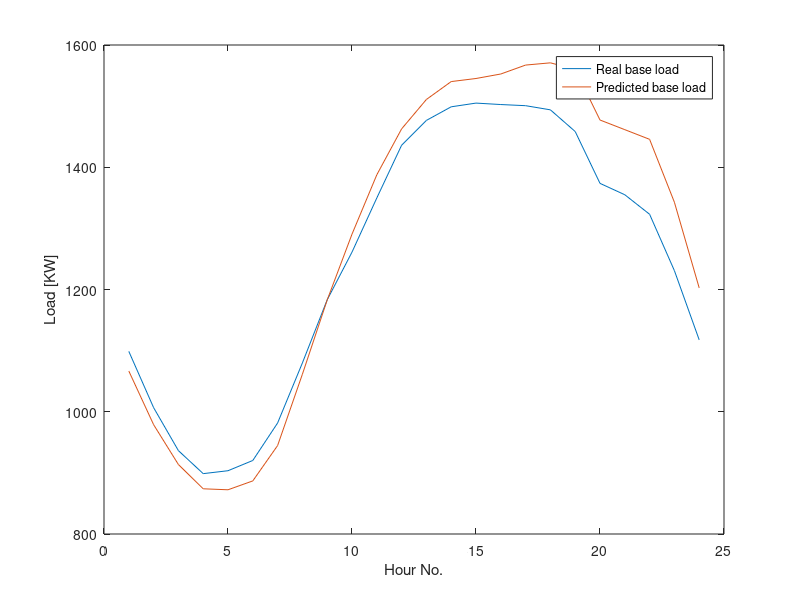

MATLAB code for this plot: (Note: this script raises an error after producing the figure.)
close all;
clc;
clear;


%%%%%%%%%%%%%%%%%%%%%%%%%%%%%%%%%% 1-the parameters %%%%%%%%%%%%%%%%%%%%%%%%%%%%%%%%%%

%%%%%%% 1-BASE_LOAD %%%%%%%%%

% the base load vector for Toronto (data: Toronto 21/08/2009, temperature avg/max/min=22/25/20, unit=KW)
L_b=[
1648181.19
1510114.92
1404600.51
1348140.62
1355294.53
1380434.41
1472398.73
1619859.88
1774726.71
1891739.09
2024589.36
2154006.65
2214969.44
2248348.3
2257444.05
2253898.58
2251095.52
2240891.11
2187658.11
2060455.55
2032531.95
1984614.47
1846244.76
1676395.15];

% predicted base load (mean relative error =0.089)
P_L_b1=[
1737223.863
1603267.075
1501043.33
1434323.708
1427034.265
1445808.13
1535646.84
1703557
1878913.403
2041190.428
2189203.243
2300813.958
2376838.56
2431838.998
2456820.033
2472628.88
2497750.498
2502256.753
2487853.418
2333072.535
2313458.498
2278059.543
2121749.573
1908084.005];


% predicted base load (mean relative error =0.0414)
P_L_b2=[
1599948.91
1468345.518
1370502.199
1310946.046
1308525.559
1330298.288
1417044.254
1592177.276
1774327.31
1935791.394
2081450.673
2194127.508
2266347.528
2310264.895
2317806.969
2328853.886
2350763.395
2356239.943
2340220.599
2215920.234
2192252.838
2168526.739
2014122.374
1803843.804];

% second time predicted base load (better prediction)(mean relative error =0.0234)
P_L_b3=[
1648037.519
1458944.669
1366366.043
1310276.476
1309105.99
1329282.055
1411672.493
1587762.671
1728429.463
1888917.875
2032770.183
2133804.711
2199858.463
2240117.111
2241852.165
2245048.574
2259487.69
2260142.395
2243557.341
2145562.018
2122157.145
2104126.554
1948760.596
1740961.875];

% choose which forecased load is used
P_L_b=P_L_b2;

% the base load for a micogrid  (scale the base load values)
Scale_factor=1/1500;
L_b_mic=L_b*Scale_factor;  % the base load
P_L_b_mic=P_L_b*Scale_factor;  % the predicted base load

%%%%%%% 2-TIME_INTERVAL %%%%%%%%%
tau=1; % in hours (the lengh of charging interval)
num_slot=length(L_b_mic); % number of charging intervals

%%%%%%% 3-PRICE_MODEL %%%%%%%%%
% alfa=1.0;
% theta=1;
omega=1.2*max(L_b_mic);
k_0=0.0001;
k_1=0.00012;
k_2=0;
% the life reduction cost
beta=0;

% the constant multiplication
% k_con=alfa/(omega^theta*(theta+1));

% the basic price :  
price_basic=zeros(num_slot,1); % the price based on basic load
for i=1:num_slot
   price_basic(i)=k_0+k_1* L_b_mic(i);
end
fprintf('The price, min price=%g, max price=%g.\n',min(price_basic), max(price_basic));

%%%%%%% 4-BATTERY & CHARGING %%%%%%%%%
Cap_battery_org=16; % in KWh (% EV battery capacity)
gamma=0.9; % the percentage of battery when charging is completed
Cap_battery=gamma*Cap_battery_org;
P_max=5; % in KW (% the max charging rate)

%%%%%%% 5- CHG and V2G %%%%%%%%%
num_EV=200; % number of EVs
P_Chg=0; % the percentage of EVs that charge the battery only
num_CHG_EV=round(P_Chg*num_EV);  % the CHG EVs will be in the front part of the EV info matrix. (% number of CHG EVs)
num_V2G_EV=num_EV-num_CHG_EV; % number of V2G EVs
%%%%%%%%%%%%%%%%%%%%%%%%%%%%%%%%%%%%%%%%%%%%%%%%%%%%%%%%%%%%%%%%%%%%%%%%%%%%%%%%%%%%%%%%



%%%%%%%%%%%%%%%%%%%%%%%%%%%%%%%%%%  2-load EVs Data + Solar data %%%%%%%%%%%%%%%%%%%%%%%%%%%%%%%%%%
load dataset/EV_info.txt;
load dataset/Solar.txt;

%%%%% EV-DATA %%%%%
EV_info=EV_info(1:num_EV,:);  % keep only the num_Ev rows
F=zeros(num_EV, num_slot); % Create charging interval-matrix (F) 
for i=1:num_EV
    for j=EV_info(i,1):EV_info(i,2)
        F(i,j)=1;
    end
end
F1=reshape(F',1,[]);

%%%%% SOLAR-DATA %%%%%
cost_panel_for_msquare = 30;   % cost panel area for m^2
solar_raw = Solar;        
clear solar;              
num_groups = size(solar_raw, 1);
Solar = struct();
for g = 1:num_groups
    Solar(g).group_id   = solar_raw(g, 1); % Group_id
    Solar(g).efficiency = solar_raw(g, 2); % efficiency
    Solar(g).panel_area = solar_raw(g, 3); % Panel_area
    Solar(g).I_solar = solar_raw(g, 4:end); % Irradiance values (24 hours)
    Solar(g).P_pv_available = Solar(g).efficiency * Solar(g).panel_area .* Solar(g).I_solar / 1000;  % Convert irradiance → PV max power (kW)
end



% the EV charging pattern
%************************************************
% 30% of the EVs connect to charging stations before interval 1, and others uniformly distributed 
%************************************************
% % % % EV info matrix: 1) arrival, 2) departure time, 3) initial energy, 4)
% % % % charging period, 5) min charging time 
% 
% EV_info=zeros(num_EV,3);
% % percentage of EVS connected to station before interval 1
% Per_EV=0.1;
% % other EVs arrival times are uniformly distributed between [1, 20]
% for i=1:num_EV
%     temp_00=rand;
%     if temp_00<=Per_EV
%         T_arrival(i,1)=1;
%     else
%         T_arrival(i,1)=round(1 + (20-1).*rand);
%     end
% end
% 
% % the charging periods are uniformly distributed between [4, 12] hours
% T_charging= round(4 + (12-4).*rand(num_EV,1));
% T_charging=-1*sort(-1*T_charging);
% 
% % the departure time
% for i=1:num_EV
%     T_departure(i,1)=min(24, T_arrival(i,1)+T_charging(i,1));
% end
% % the initial energy is uniformly distributed between [0 0.8] of battery capacity
% Ini_percentage=0+ (0.8-0).*rand(num_EV,1);
% % fill the EV_info
% EV_info(:,1)=T_arrival;
% EV_info(:,2)=T_departure;
% EV_info(:,3)=Cap_battery_org*Ini_percentage;
% 
% for i=1:num_EV
%     EV_info(i,4)=EV_info(i,2)-EV_info(i,1)+1; % charging period
%     EV_info(i,5)=EV_info(i,3)/P_max; % min charging time
%     if EV_info(i,4) < EV_info(i,5)
%         fprintf('EV %g charging time is not valis.\n',i);
%     end
% end
% 
% % save and load EV_info
% save EV_info.txt EV_info -ascii;





%%%%%%%%%%%%%%%%%%%%%%%%%%%%%%%%%% 3-Global optimal scheme for V2G using CVX tool %%%%%%%%%%%%%%%%%%%%%%%%%%%%%%%%%%
% plot the base load
xx_1=1:num_slot;
figure;
yy_1(:,1)=L_b_mic;
yy_1(:,2)=P_L_b_mic;
plot(xx_1,yy_1);
ylabel('Load [KW]');
xlabel('Hour No.');
legend('Real base load','Predicted base load','Location','Best');


%%%%%%%% 1-the equality constraint: Ax=b
% optimization variables x=[z1, z2, ..., z_24, x11, x12, ...., x_100,24]',a colum vextor
num_OptVar=1*num_slot+num_slot*num_EV;
b_a=L_b_mic; % the matrix for the first equality constraint
A1_a=zeros(num_slot, num_OptVar-1*num_slot);
A1=[eye(num_slot) A1_a];

A2_a=zeros(num_slot, num_OptVar-1*num_slot);
s_temp=0;
for i=1:num_slot
    for j=1:num_EV
        A2_a(i, (j-1)*num_slot+i)=F(j,i);
        % fprintf('Assign F(%g,%g)=%g, to A2_a(%g, %g).\n',j,i,F(j,i),i,(j-1)*num_slot+1);
        s_temp=s_temp+F(j,i);
    end
end
A2_b=zeros(num_slot, num_slot);
A2=[A2_b A2_a];
    
A_a=A1-A2;  % the matrix for the first equality constraint
clear A1 A2 A1_a A2_a A2_b;

%%%%%%%% 2-the second equality constarint
B_1=zeros(num_EV, num_OptVar-1*num_slot);
for i=1:num_EV
    B_1(i,(i-1)*num_slot+1:(i-1)*num_slot+num_slot)=F(i,:);
end
temp_1=zeros(num_EV, num_slot);
B1=[temp_1 B_1];    % the matrix for the second equality constraint
b_b=(Cap_battery/tau)*ones(num_EV,1)-EV_info(:,3);% the matrix for the second equality constraint
clear  B_1  temp_1; 
    
% % combine the equality matrix
% Eq_left=[A_a' B1']';
% Eq_right=[b_a' b_b']';
Eq_L=A_a;
Eq_R=b_a;
clear  A_a  b_a; 

%%%%%%%% 3-the first inequality ************

% the inequality constraint ************
In_1=zeros(num_EV*num_slot, num_OptVar);
for i=1:num_slot
    for j=1:num_EV
        In_1((i-1)*num_EV+j,num_slot+(j-1)*num_slot+1:num_slot+(j-1)*num_slot+i)=F(j,1:i);
%         fprintf('set row %g, col %g:%g by using F(%g,1:%g).\n',(i-1)*num_EV+j,num_slot+(j-1)*num_slot+1,num_slot+(j-1)*num_slot+i,j,i);
    end
end
In_1=-1*In_1;  % the first inequality, left side
In_b1=zeros(num_EV*num_slot, 1);    % the first inequality, right side, [EV1_slot1, EV2_slot1, ..., EV1_slot2, EV2_slot2,...]'
for i=1:num_slot
    In_b1( (i-1)*num_EV+1:(i-1)*num_EV+num_EV, 1 )= (1/tau)*EV_info(1:num_EV,3); 
end

%%%%%%%% 4-the the second inequality
In_2=-1*In_1; % the second inequality, left side
In_b2=zeros(num_EV*num_slot, 1);    % the second inequality, right side, [EV1_slot1, EV2_slot1, ..., EV1_slot2, EV2_slot2,...]'
temp_b2=Cap_battery_org - EV_info(1:num_EV,3);
for i=1:num_slot
    In_b2( (i-1)*num_EV+1:(i-1)*num_EV+num_EV, 1 )= (1/tau)*temp_b2; 
end

%%%%%%%% 5-the third inequality
In_3=-1*B1; % the third inequality, left side
In_b3=-1*b_b;    % the third inequality, right side, 

% combine all the inequality constraints
% InEq_L=[In_1' In_2' In_3']';
% InEq_R=[In_b1' In_b2' In_b3']';

% solve the optimization problem using quadratic programming: [x,f_obj] = quadprog(H,f,A,b,Aeq,beq,lb,ub) 
% the initial value
x_initial=zeros(num_OptVar,1);
x_initial(1:num_slot,1)=L_b_mic;
% lower and upper bound
x_lb=zeros(num_OptVar,1); % the lower bound for EV charging

% the lower bound for V2G
x_lb(num_slot+1:num_OptVar,1)=-1*P_max*ones(num_OptVar-num_slot,1);
% distinguish the CHG Evs and V2G EVs
for i=1:num_CHG_EV*num_slot
    x_lb(num_slot+i,1)=0;
end

x_ub=P_max*ones(num_OptVar,1);
for i=1:num_slot
    x_ub(i,1)=2*omega;
end

% the objective function is changed to f=z_1^2+z_2^2+...
% f_1=zeros(num_OptVar,1);
% H_1=zeros(num_OptVar,num_OptVar);
% for i=1:num_slot
%     H_1(i,i)=2;
% end

%%%%%%%%%%%%%%%%%%%%%%%%%%%%%%%%%% 4- CVX tool Global schedule solution %%%%%%%%%%%%%%%%%%%%%%%%%%%%%%%%%%

% quadratic program
disp('Computing the solution of the quadratic program...');
cvx_begin
    variable v_x(num_OptVar);
    minimize(  k_0*sum(pow_p(v_x(1:num_slot),1)) + (k_1/2)*sum(pow_p(v_x(1:num_slot),2)) + beta*sum(square(F1)*square(v_x(num_slot+1:num_OptVar))) ...
        -k_0*sum(pow_p(L_b_mic(1:num_slot),1)) - (k_1/2)*sum(pow_p(L_b_mic(1:num_slot),2)) )
    %     minimize( quad_form(v_x,H_1) )
    Eq_L * v_x == Eq_R;
    In_1 * v_x <= In_b1;
    In_2 * v_x <= In_b2;
    In_3 * v_x <= In_b3;
%     InEq_L * v_x <= InEq_R;
    v_x >= x_lb;
    v_x <= x_ub;
cvx_end

clear  Eq_L  In_1 In_2 In_3 Eq_R In_b1 In_b2 In_b3 x_lb x_ub; 

% [x,f_obj] = quadprog(H_1,f_1,[],[],Eq_left,Eq_right,x_lb,x_ub);% equality constraint only
% [v_x2,f_obj,exitflag,output] = quadprog(H_1,f_1,InEq_L,InEq_R,Eq_L,Eq_R,x_lb,x_ub); % equality + inequality constraint


%%%%%%%%%%%%%%%%%%%%%%%%%%%%%%%%%% 5- Verify and Organizzation Global schedule solution %%%%%%%%%%%%%%%%%%%%%%%%%%%%%%%%%%

% organize and verify the results
v_x_temp=v_x(num_slot+1:num_OptVar,1);
v_x_Matrix = reshape(v_x_temp,num_slot, num_EV);
v_x_Matrix=v_x_Matrix';  % charging rate matrix: num_EV * num_slot

%%%%%%% 1.verify if all the EVs have been fully charged
v_E_Charged=zeros(num_EV,3);  % 1) initial energy, 2) charged energy, 3) final energy
v_E_Charged(:,1)=EV_info(1:num_EV,3);
for i=1:num_EV
    for j=1:num_slot
       v_E_Charged(i,2)= v_E_Charged(i,2) + v_x_Matrix(i,j)*F(i,j);
    end
    v_E_Charged(i,3)=v_E_Charged(i,1)+v_E_Charged(i,2);
    if abs(v_E_Charged(i,3)-Cap_battery) > 0.1
        fprintf('EV %g, final energy is %g, less than the battery capacity %g.\n',i,v_E_Charged(i,2),Cap_battery);
    end
end

%%%%%%% 2.verify the charging load at each interval
v_Charged_Load=zeros(num_slot,6); % 1) the base load, 2) the charged load, 3) the total load (from EV rates), 4) the total load (variables z), 5) difference of 3) and 4)
v_Charged_Load(:,1)=L_b_mic; % the base load
for i=1:num_slot
    for j=1:num_EV
        v_Charged_Load(i,2)=v_Charged_Load(i,2)+v_x_Matrix(j,i)*F(j,i);
    end
    v_Charged_Load(i,3)=v_Charged_Load(i,1)+v_Charged_Load(i,2); % total load calculated from charged loads of individual EVs
    v_Charged_Load(i,4)=v_x(i,1); % total load calculated from optimization variables z_i
    v_Charged_Load(i,5)=v_Charged_Load(i,4)-v_Charged_Load(i,3); % the difference of the results
    v_Charged_Load(i,6)=v_Charged_Load(i,5)/v_Charged_Load(i,1); % the relative error
%     if abs(Total_Load(i,1)-Total_Load(i,2)) > 0.1
%         fprintf('At charging interval %g, the total load is different, %g, vs %g.\n',i,Total_Load(i,1),Total_Load(i,2));
%     end
end

%%%%%%% 3.verify the energy level at each interval for each EV
% the evolution of energy level for each EV
v_Energy_variation=zeros(num_EV,num_slot+1);
for i=1:num_EV
    v_Energy_variation(i,1)=v_E_Charged(i,1);  % the initial energy
    for j=1:num_slot
        v_Energy_variation(i,j+1)=v_Energy_variation(i,j)+F(i,j)*v_x_Matrix(i,j);
    end
end

% save the charging rate for V2G
% save h_x_Matrix.txt v_x_Matrix -ascii;


%%%%%%%%%%%%%%%%%%%%%%%%%%%%%%%%%% 6- The discrete-time optimization loop %%%%%%%%%%%%%%%%%%%%%%%%%%%%%%%%%%
E_Charged=zeros(num_EV,3);  % 1) initial energy, 2) charged energy, 3) final energy
E_Charged(:,1)=EV_info(1:num_EV,3);

% monitor the status of all EVs
Rate_Matrix=zeros(num_EV, num_slot); % the actual charging rates for each EV

% EV_Matrix (COMPOSITION): 
    % col. 1=EV No.
    % col2=initial energy
    % col3=current energy
    % col4=starting slot No.
    % col5=ending slot No.
    % col6=status (0-not started,% 1-ongoing, 2-completed)
    % col.7=CHG or V2G (0=CHG, 1=V2G), 
    % col. 8=group ID(1, 2, 3...)

% EV_Matrix (DEFINITION): 
EV_Matrix=zeros(num_EV,6);  % status
EV_Matrix(:,1)=1:num_EV; %EV No.
EV_Matrix(:,2)=EV_info(:,3); %initial energy
EV_Matrix(:,3)=EV_info(:,3); %current energy
EV_Matrix(:,4)=EV_info(:,1); %starting slot No.
EV_Matrix(:,5)=EV_info(:,2); %ending slot No.
for i=1:length(EV_Matrix(:,1))
    if EV_Matrix(i,1)<=num_CHG_EV
        EV_Matrix(i,7)=0;  % CHG
    else
        EV_Matrix(i,7)=1; % V2G
    end
end

%%%%%%%%%%%%%%%%%%%%%%%%%%%%%%%%%% 7- The group level %%%%%%%%%%%%%%%%%%%%%%%%%%%%%%%%%%
group_size=100; % number of EVs in a group
group_num=ceil(num_EV/group_size); % the group number

%%%%% 1. Shuffle the EVs
temp_ID=EV_Matrix(:,1);   
temp_No=shuffle(temp_ID); 
for i=1:length(temp_No)
    EV_Matrix_1(i,:)=EV_Matrix(temp_No(i),:);
end

%%%%% 2. Create the 8th column(group_id) into EV_MATRIX_1 --> (EVs_id , init_energy , ... ,  group_id)
EV_Matrix_1(:,8)=group_num*ones(num_EV,1);
for i=1:group_num-1
    EV_Matrix_1((i-1)*group_size+1:i*group_size,8)=i*ones(group_size,1);
end
EV_Matrix=[];
    
%%%%% 3. RE-Construction of EV_Matrix (using EV_MATRIX1)
for gg=1:group_num
    
    EV_Matrix=[];
    % constrcut the matrix EV_Matrix
    temp_ss=0;
    for i=1:num_EV
        if EV_Matrix_1(i,8)==gg
            temp_ss=temp_ss+1;
            EV_Matrix(temp_ss,:)=EV_Matrix_1(i,:);
        end
    end
    EV_Matrix=sortrows(EV_Matrix,7);
    % number of EVs in the current group
    num_EV_g=length(EV_Matrix(:,1));
    % the number of CHG EVs
    num_CHG_g=0;
    for i=1:num_EV_g
        if EV_Matrix(i,7)==0
           num_CHG_g=num_CHG_g+1;
        end
    end
    % EV ID mapping
    EV_Mapping=zeros(num_EV_g,2);
    EV_Mapping(:,1)=1:num_EV_g;
    EV_Mapping(:,2)=EV_Matrix(:,1);
    % change the EV IDs
    EV_Matrix(:,1)=1:num_EV_g;
    % the rate matrix for the group
    Rate_Matrix_g=zeros(num_EV_g, num_slot); 


%%%%% 4. Optimization for each time_slot using current EV    
    for iii=1:num_slot   % 1 -> 24

        Current_T=iii;  % the current time instant
        Par_set=[beta, tau, Cap_battery_org, gamma, P_max, omega, num_CHG_g, k_0, k_1]';  % parameter vector

        % find out the charging EVs at the current time using
        Current_EV=[];
        temp_d1=0;
        for i=1:num_EV_g
            if Current_T >= EV_Matrix(i,4) & EV_Matrix(i,6)<2
                temp_d1=temp_d1+1;
                Current_EV(temp_d1,:)=EV_Matrix(i,:);
                % fprintf('EV %g is put into Current_EV set.\n',i);
            end
        end


        % save data for test --->  save T_Par_set.txt Par_set -ascii; save T_Current_EV.txt Current_EV -ascii; save T_Current_slot.txt Current_slot -ascii;
        
        % 
        if isempty(Current_EV)
            fprintf('At time slot %g, the Current_EV set is empty.\n',Current_T);
            continue;
        else
            % the sliding window
            Current_slot=[];
            Current_slot=Current_T: max(Current_EV(:,5));  % Current slow is from CURRENT_TIME(iii) --> The farthest depaturtime time of active EVs
            Current_slot=Current_slot';
            % the optimization function, return charging rates during the sliding window
            % % case 1): EV charging only 
            %    x=func_EV_Chg(Current_T, Par_set, Current_EV, Current_slot, P_L_b_mic);
            % % case 2): V2G
            x=func_group_cvx(Current_T, Par_set, Current_EV, Current_slot, P_L_b_mic);  
        end

        % update the EV status: Rate_Matrix_g
        for i=1:length(Current_EV(:,1))
            Rate_Matrix_g(Current_EV(i,1),Current_T:Current_T+length(x(1,:))-1)=x(i,:);
        end
        % update the EV status: EV_Matrix
        for i=1:length(Current_EV(:,1))
            EV_Matrix(Current_EV(i,1),3)=EV_Matrix(Current_EV(i,1),3)+Rate_Matrix_g(Current_EV(i,1),Current_T); % update the current energy
            if abs(EV_Matrix(Current_EV(i,1),3)-Cap_battery)<0.01
                EV_Matrix(Current_EV(i,1),6)=2;
                elseif Current_T >= EV_Matrix(Current_EV(i,1),4)
                    EV_Matrix(Current_EV(i,1),6)=1;
            end
            % fprintf('EV %g is updated.\n',EV_Matrix(Current_EV(i,1),1));
        end


    end  % end of iii iteration
    

    %%%%% 5. Final verification and update  
    % verify the final energy for each EV
    for i=1:num_EV_g
        E_Charged(EV_Mapping(i,2),2)=sum(Rate_Matrix_g(i,:)); % charged energy
        E_Charged(EV_Mapping(i,2),3)=E_Charged(EV_Mapping(i,2),1)+E_Charged(EV_Mapping(i,2),2);
    end

    % update the global rate matrix
    for i=1:num_EV_g
        Rate_Matrix(EV_Mapping(i,2),:)=Rate_Matrix_g(EV_Mapping(i,1),:);
        %fprintf('Group %g: EV %g is completed.\n',gg, EV_Mapping(i,2));
    end

    
end  % end of gg iteration

%%%%%%%%%%%%%%%%%%%%%%%%%%%%%%%%%% 8- Verify the results %%%%%%%%%%%%%%%%%%%%%%%%%%%%%%%%%%
x=[];
x_Matrix=[];
x_Matrix=Rate_Matrix;  % charging rate matrix: num_EV * num_slot
% verify the charging load at each interval
Charged_Load=zeros(num_slot,6); % 1) the base load, 2) the charged load, 3) the total load (from EV rates), 4) the total load (variables z), 5) difference of 3) and 4)
Charged_Load(:,1)=L_b_mic; % the base load
for i=1:num_slot
    for j=1:num_EV
        Charged_Load(i,2)=Charged_Load(i,2)+x_Matrix(j,i)*F(j,i);
    end
    Charged_Load(i,3)=Charged_Load(i,1)+Charged_Load(i,2); % total load calculated from charged loads of individual EVs
%     Charged_Load(i,4)=x(i,1); % total load calculated from optimization variables z_i
    Charged_Load(i,5)=Charged_Load(i,4)-Charged_Load(i,3); % the difference of the results
    Charged_Load(i,6)=Charged_Load(i,5)/Charged_Load(i,1); % the relative error
%     if abs(Total_Load(i,1)-Total_Load(i,2)) > 0.1
%         fprintf('At charging interval %g, the total load is different, %g, vs %g.\n',i,Total_Load(i,1),Total_Load(i,2));
%     end
end

% verify the energy level at each interval for each EV
% the evolution of energy level for each EV
Energy_variation=zeros(num_EV,num_slot+1);
for i=1:num_EV
    Energy_variation(i,1)=E_Charged(i,1);  % the initial energy
    for j=1:num_slot
        Energy_variation(i,j+1)=Energy_variation(i,j)+F(i,j)*x_Matrix(i,j);
    end
end        
        


% %%%%%%%%%%%%%%%%%%%%%%%%%%%%%%%%%%%%%%%%
%%%%%%%%%%  Naive charging scheme with discharging %%% revised on June 03,
%%%%%%%%%%  2011
% %%%%%%%%%%%%%%%%%%%%%%%%%%%%%%%%%%%%%%%%
N_inital_en(:,1)=E_Charged(:,1); % the initial energy
N_inital_en(:,2)=Cap_battery-N_inital_en(:,1); % the energy requied to be charged
H_x_Matrix=zeros(num_EV,num_slot);

% naive method: constant chg/dichg rate at each interval, the number of
% dicharging intervals are pre-dertermined
% allocate chg/dischg rate
num_dischg_slot=1;
for i=1:num_CHG_EV % for the CHG-only EVs
    % number of parking slots
    num_p_slots(i,1)=sum(F(i,:));
    % the constant rate
    C_rate(i,1)=N_inital_en(i,2)/num_p_slots(i,1);
    if C_rate(i,1)>P_max
        fprintf('At EV %g, the constant rate %g exceeded the max rate %g.\n', i, C_rate(i,1), P_max);
    end
    % rate allocation
    for j=1:num_slot
        if F(i,j)==1
             H_x_Matrix(i,j)=C_rate(i,1);
        end
    end
end
for i=num_CHG_EV+1:num_EV  % for the V2G EVs
    % number of parking slots
    num_p_slots(i,1)=sum(F(i,:));
    % the constant rate
    if num_p_slots(i,1)-2*num_dischg_slot>0
        C_rate(i,1)=N_inital_en(i,2)/(num_p_slots(i,1)-2*num_dischg_slot);
    else
        fprintf('The number of discharging slots %g is too high.\n',num_dischg_slot);
    end
    if C_rate(i,1)>P_max
        fprintf('At EV %g, the constant rate %g exceeded the max rate %g.\n', i, C_rate(i,1), P_max);
    end
    % rate allocation
    price_vector=[];
    i_slot=0;
    for j=1:num_slot
        if F(i,j)==1
            i_slot=i_slot+1;
            price_vector(i_slot,1)=j;
            price_vector(i_slot,2)=price_basic(j);
            H_x_Matrix(i,j)=C_rate(i,1);
        end
    end
    % determine the discharging slot
    [value ind_1]=max(price_vector(:,2)); % max price
    H_x_Matrix(i,price_vector(ind_1,1))=-1*C_rate(i,1);
end
N_x_Matrix=H_x_Matrix;

% accumulative energy
accum_en=N_inital_en(:,1); % the initial energy
for i=1:num_slot
   accum_en(:,i+1)= accum_en(:,i)+H_x_Matrix(:,i);
end
% adjustment to remove negative accumulative energy
for i=1:num_EV
    for j=2:num_slot+1
        if accum_en(i,j)<0
            H_x_Matrix(i,j-1)=-1*H_x_Matrix(i,j-1);
            H_x_Matrix(i,j)=-1*H_x_Matrix(i,j);
        end
    end
end
% adjustment to remove overcharging (exceeding the battery capacity)
for i=1:num_EV
    tem_diff=0;
    for j=2:num_slot+1
        if accum_en(i,j)> Cap_battery_org
            tem_diff=accum_en(i,j)-Cap_battery_org;
            temp_old_chg=H_x_Matrix(i,j-1);
            H_x_Matrix(i,j-1)=H_x_Matrix(i,j-1)-tem_diff; % reduce the charging power
            %fprintf('EV %g at slot %g, accumulative energy %g, changed chg rate from %g to %g, cut %g.\n',i,j,accum_en(i,j),temp_old_chg, H_x_Matrix(i,j-1),tem_diff);
            for k=j:num_slot
                if H_x_Matrix(i,k)<0 % the discharging slot
                    temp_old_dischg=H_x_Matrix(i,k);
                    H_x_Matrix(i,j)=H_x_Matrix(i,k)+tem_diff;
                    %fprintf('EV %g at slot %g, changed chg rate from %g to %g, increased by %g.\n',i,k,temp_old_dischg,H_x_Matrix(i,j),tem_diff);
                end
            end
        end
    end
end

N_x_Matrix= H_x_Matrix;

% the evolution of energy level for each EV
N_Energy_variation=zeros(num_EV,num_slot+1);
for i=1:num_EV
    N_Energy_variation(i,1)=N_inital_en(i,1);  % the initial energy
    for j=1:num_slot
        N_Energy_variation(i,j+1)=N_Energy_variation(i,j)+F(i,j)*N_x_Matrix(i,j);
    end
end             
% the charged load
N_Charged_Load=zeros(num_slot,3); % 1) the base load, 2) the charged load, 3) the total load (from EV rates), 
N_Charged_Load(:,1)=L_b_mic; % the base load
for i=1:num_slot
    for j=1:num_EV
        N_Charged_Load(i,2)=N_Charged_Load(i,2)+N_x_Matrix(j,i)*F(j,i);
    end
    N_Charged_Load(i,3)=N_Charged_Load(i,1)+N_Charged_Load(i,2); % total load calculated from charged loads of individual EVs
end


%%%%%%%%%%%%%%%%%%%%%%%%%%%%%%%%%% 8- Plot the results %%%%%%%%%%%%%%%%%%%%%%%%%%%%%%%%%%

% plot the base load without EV charging
% load Glb_Chg_Load.txt;
figure;
xx=1:num_slot;
yy(:,1)=L_b_mic;  % the base load
yy(:,2)=v_Charged_Load(:,3); % globally optimal scheme
yy(:,3)=Charged_Load(:,3); %locally optimal scheme
yy(:,4)=N_Charged_Load(:,3); % Equal allocation scheme
plot(xx,yy);
ylabel('Load [KW]');
xlabel('Hour No.');
legend('Base load without EV charging', ...
       'Total load with globally optimal EV charging', ...
       'Total load with locally optimal EV charging', ...
       'Total load with naive EV charging', ...
       'Location', 'NorthWest');

% conversion of charging rate matrix
G_x_Matrix_1D=reshape(v_x_Matrix', [], 1);  % globall optimal
L_x_Matrix_1D=reshape(x_Matrix', [], 1);  % locally optimal
N_x_Matrix_1D=reshape(N_x_Matrix', [], 1);  % naive

% the comparison of objective values    
obj_value=zeros(3,1);
obj_value(1)=k_0*sum(pow_p(yy(:,2),1)) + (k_1/2)*sum(pow_p(yy(:,2),2)) + beta*sum(square(F1)*square(G_x_Matrix_1D)) ...
        -k_0*sum(pow_p(L_b_mic(1:num_slot),1)) - (k_1/2)*sum(pow_p(L_b_mic(1:num_slot),2)); % total cost in globally optimal scheme
obj_value(2)=k_0*sum(pow_p(yy(:,3),1)) + (k_1/2)*sum(pow_p(yy(:,3),2)) + beta*sum(square(F1)*square(L_x_Matrix_1D)) ...
        -k_0*sum(pow_p(L_b_mic(1:num_slot),1)) - (k_1/2)*sum(pow_p(L_b_mic(1:num_slot),2)); % total cost in locally optimal scheme
obj_value(3)=k_0*sum(pow_p(yy(:,4),1)) + (k_1/2)*sum(pow_p(yy(:,4),2)) + beta*sum(square(F1)*square(N_x_Matrix_1D)) ...
        -k_0*sum(pow_p(L_b_mic(1:num_slot),1)) - (k_1/2)*sum(pow_p(L_b_mic(1:num_slot),2)); % total cost in Equal allocation scheme
    
imp_1=(obj_value(3)-obj_value(1))/obj_value(3);
imp_2=(obj_value(3)-obj_value(2))/obj_value(3);
fprintf('The objective value comparison: globally optimal scheme=%g, locally optimal scheme (group size %g) =%g, Equal allocation scheme=%g.\n',obj_value(1),group_size, obj_value(2),obj_value(3) );
fprintf('The improvement of the global optimal scheme is %g, the improvement of locally optimal scheme is %g.\n',imp_1, imp_2);


% plot the charged load in each interval
figure;
xx=1:num_slot;
zz(:,1)=v_Charged_Load(:,2); % globally optimal scheme
zz(:,2)=Charged_Load(:,2); %locally optimal scheme
zz(:,3)=N_Charged_Load(:,2); % Equal allocation scheme
plot(xx,zz);
ylabel('Charged load [KW]');
xlabel('Hour No.');
legend('Globally optimal scheme','Locally optimal scheme','Equal allocation scheme','Location', 'NorthWest');


% the total charged energy
total_charged=0;
for i=1:num_EV
    total_charged=total_charged+ (Cap_battery-E_Charged(i,1));
end
fprintf('The total charged energy should be %g.\n',total_charged);
fprintf('The actual total charged energy:  globally optimal scheme=%g, locally optimal scheme=%g, Equal allocation scheme=%g.\n',...
    sum(yy(:,2)-yy(:,1)), sum(yy(:,3)-yy(:,1)), sum(yy(:,4)-yy(:,1)) );
    


% the load peak
Peak_based=max(L_b_mic); % the base load
Peak_Charged=max(Charged_Load(:,3)); % the load with EV charging
Peak_reduction=(Peak_based-Peak_Charged)/Peak_based;
fprintf('The peak comparison: base load=%g, globally optimal scheme=%g, locally optimal scheme=%g, Equal allocation scheme=%g KW.\n',...
    max(yy(:,1)), max(yy(:,2)), max(yy(:,3)), max(yy(:,4)) );

% the load standard deviation
std_based=std(L_b_mic); % the base load
std_Charged=std(Charged_Load(:,3)); % the load with EV charging
std_reduction=(std_based-std_Charged)/std_based;
fprintf('The standard deviation comparison: base load=%g, globally optimal scheme=%g, locally optimal scheme=%g, Equal allocation scheme=%g.\n',...
    std(yy(:,1)), std(yy(:,2)), std(yy(:,3)), std(yy(:,4)) );


fprintf('The number of the EVs is %g. The percentage of charging-only EVs is %g.\n', num_EV, P_Chg);

% plot the evolution of energy level for each EV (globally optimal scheme)
figure;
xxx=0:num_slot;
plot(xxx,v_Energy_variation(1:40,:));
ylabel('Energy [KWH]');
xlabel('Hour No.');
legend('EV1','EV2','EV3','EV4','EV5','EV6','EV7','EV8','EV9','EV10','Location', 'NorthWest');
title('The energy evolution in globally optimal scheme');

% plot the evolution of energy level for each EV (locally optimal scheme)
figure;
xxx=0:num_slot;
plot(xxx,Energy_variation);
ylabel('Energy [KWH]');
xlabel('Hour No.');
legend('EV1','EV2','EV3','EV4','EV5','EV6','EV7','EV8','EV9','EV10','Location', 'NorthWest');
title('The energy evolution in locally optimal scheme');

% plot the evolution of energy level for each EV (Equal allocation scheme)
figure;
plot(xxx,N_Energy_variation);
ylabel('Energy [KWH]');
xlabel('Hour No.');
legend('EV1','EV2','EV3','EV4','EV5','EV6','EV7','EV8','EV9','EV10','Location', 'NorthWest');
title('The energy evolution in Equal allocation scheme');

% % plot the charging rates for each EV
figure; 
EV_ID=65;
energy_mmm(1,:)=v_Energy_variation(EV_ID,:);
energy_mmm(2,:)=Energy_variation(EV_ID,:);
energy_mmm(3,:)=N_Energy_variation(EV_ID,:);
plot(xxx,energy_mmm);
ylabel('Energy [KWH]');
xlabel('Time (Hours)');
legend('Globally optimal scheme','Locally optimal scheme','Equal allocation scheme','Location', 'NorthWest');
title('The energy evolution for an EV');

figure;
nnn(:,1)=v_x_Matrix(EV_ID,:)';%globally optimal scheme
nnn(:,2)=x_Matrix(EV_ID,:)';%locally optimal scheme
nnn(:,3)=N_x_Matrix(EV_ID,:)';%Equal allocation scheme
h=bar(xx,nnn);
ylabel('Rate [KW]');
xlabel('Time (Hours)');
legend('Globally optimal scheme','Locally optimal scheme','Equal allocation scheme','Location', 'NorthWest');
title('The charging/discharging rate in globally optimal scheme');

% save glabol_x_Matrix.txt v_x_Matrix -ascii;
% save local_x_Matrix.txt x_Matrix -ascii;
% save naive_x_Matrix.txt N_x_Matrix -ascii;

